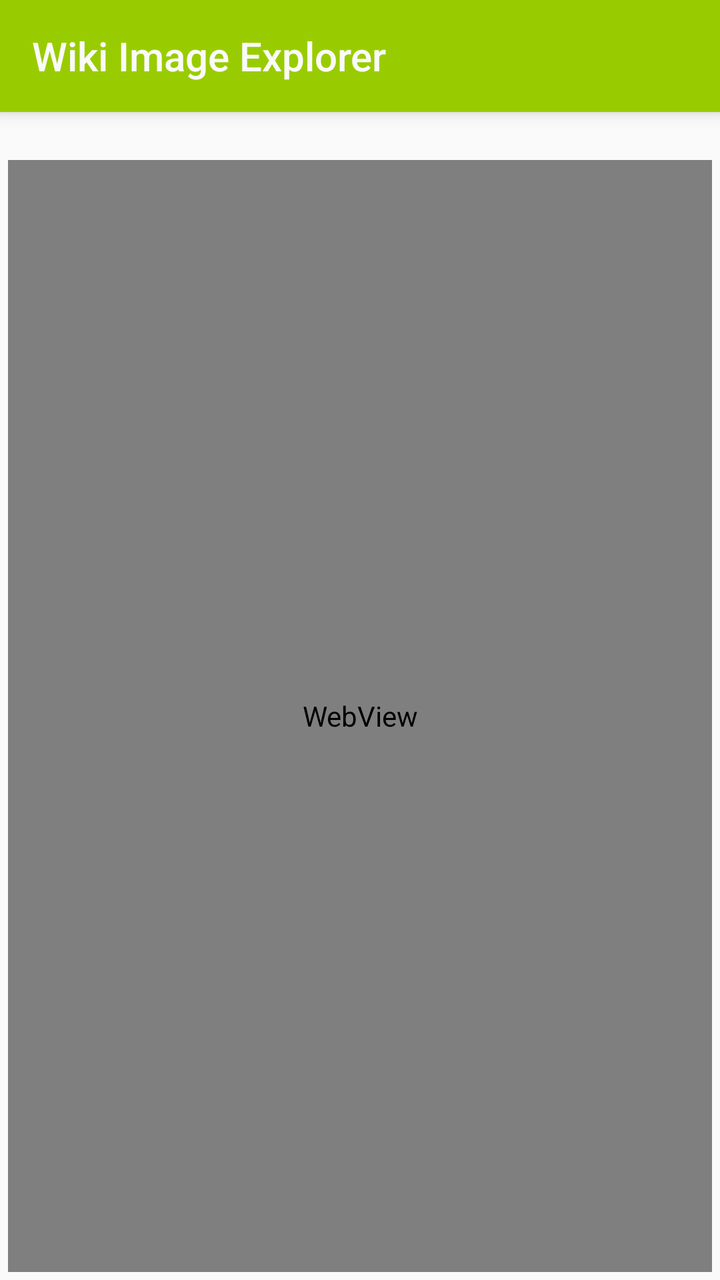
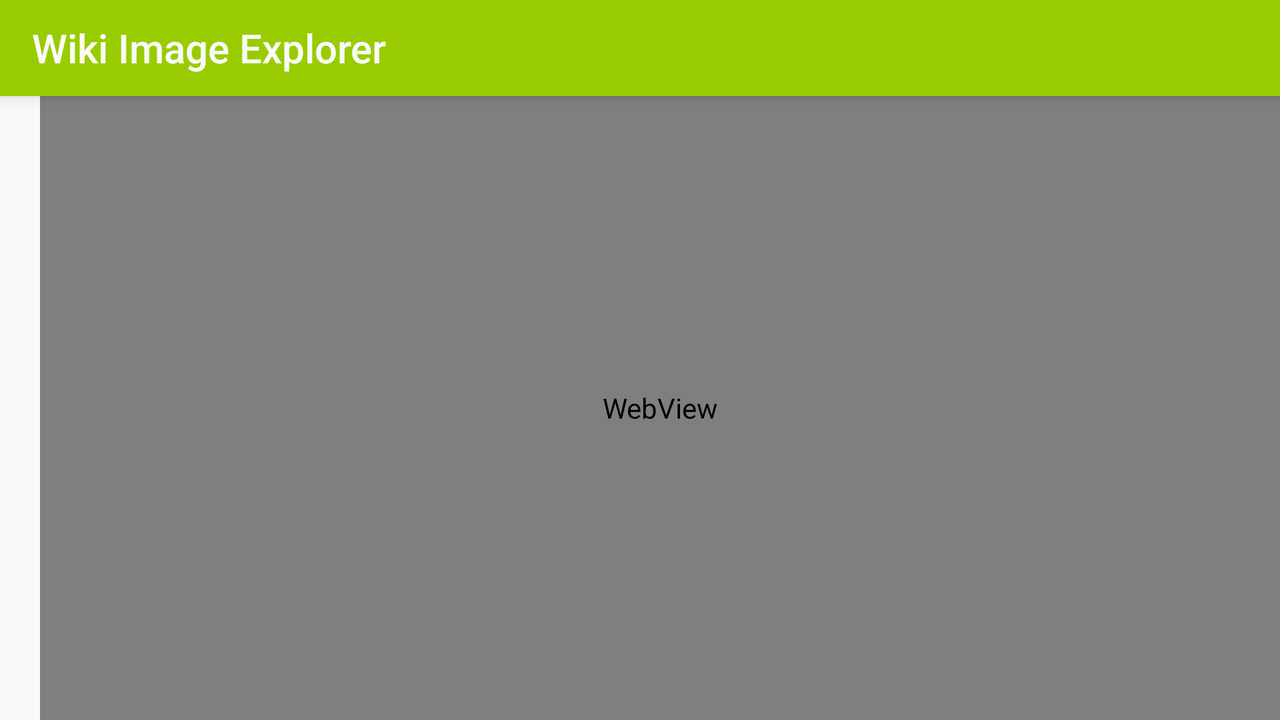

Compare how this app lays out the same screen by default and in its alternative resource folder. The renders come first, then the two layout files and the values they reference.
<!-- AndroidManifest.xml: application theme AppTheme -->
<!-- res/layout/activity_webview.xml -->
<LinearLayout xmlns:android="http://schemas.android.com/apk/res/android"
              xmlns:tools="http://schemas.android.com/tools"
              android:layout_width="match_parent"
              android:layout_height="match_parent"
              android:orientation="vertical"
              tools:context="com.kc.WikiImageExplorer.activity.WebviewActivity">

    <android.support.v7.widget.Toolbar
        android:id="@+id/toolbar"
        style="@style/MaterialAnimations.TextAppearance.Title"
        android:layout_width="match_parent"
        android:layout_height="?android:attr/actionBarSize"
        android:background="@android:color/holo_green_light"
        android:elevation="@dimen/dm_5">

        <TextView
            android:id="@+id/page_title"
            style="@style/MaterialAnimations.TextAppearance.Title"
            android:layout_width="wrap_content"
            android:layout_height="wrap_content"
            android:text="@string/app_name"/>
    </android.support.v7.widget.Toolbar>

    <ImageView
        android:id="@+id/page_thumbnail"
        android:layout_width="match_parent"
        android:layout_height="@dimen/dm_100"
        android:layout_gravity="center"
        android:layout_margin="@dimen/dm_10"
        android:transitionName="cardImage"/>

    <LinearLayout
        android:id="@+id/loading_layout"
        android:layout_width="match_parent"
        android:layout_height="wrap_content"
        android:layout_gravity="center"
        android:layout_margin="4dp"
        android:orientation="vertical"
        android:paddingBottom="@dimen/activity_vertical_margin"
        android:paddingLeft="@dimen/activity_horizontal_margin"
        android:paddingRight="@dimen/activity_horizontal_margin"
        android:paddingTop="@dimen/activity_vertical_margin"
        android:visibility="gone">

        <TextView
            android:id="@+id/loading_text_view"
            android:layout_width="wrap_content"
            android:layout_height="@dimen/dm_30"
            android:layout_gravity="center"
            android:gravity="bottom"
            android:text="@string/loading_page"
            android:textSize="18sp"
            android:textStyle="bold"/>

        <ProgressBar
            android:id="@+id/progress_bar"
            style="?android:attr/progressBarStyleHorizontal"
            android:layout_width="match_parent"
            android:layout_height="@dimen/dm_30"
            android:animateLayoutChanges="true"
            android:max="100">
        </ProgressBar>
    </LinearLayout>

    <WebView
        android:id="@+id/wiki_webView"
        android:layout_width="match_parent"
        android:layout_height="fill_parent"
        android:layout_margin="4dp"
        android:paddingBottom="@dimen/activity_vertical_margin"
        android:paddingLeft="@dimen/activity_horizontal_margin"
        android:paddingRight="@dimen/activity_horizontal_margin"
        android:paddingTop="@dimen/activity_vertical_margin"/>
</LinearLayout>
<!-- resources referenced by this layout -->
<resources>
  <dimen name="activity_horizontal_margin">10dp</dimen>
  <dimen name="activity_vertical_margin">10dp</dimen>
  <dimen name="dm_10">10dp</dimen>
  <dimen name="dm_30">30dp</dimen>
  <dimen name="dm_5">5dp</dimen>
  <string name="app_name">Wiki Image Explorer</string>
  <string name="loading_page">Loading page in progress...</string>
  <!-- from res/values-v21/ -->
  <style name="MaterialAnimations.TextAppearance.Title" parent="android:TextAppearance.Material.Title">
          <item name="android:textColor">@color/background_material_light</item>
      </style>
  <!-- from res/values-v21/ -->
  <style name="AppTheme" parent="AppBaseTheme">
      </style>
  <!-- from res/values-v21/ -->
  <style name="AppBaseTheme" parent="Theme.AppCompat.Light.NoActionBar">
          
      </style>
</resources>
<!-- res/layout-land/activity_webview.xml (the repository's variant of the layout above) -->
<!-- drawn on the phone turned sideways -->
<LinearLayout xmlns:android="http://schemas.android.com/apk/res/android"
              xmlns:tools="http://schemas.android.com/tools"
              android:layout_width="match_parent"
              android:layout_height="match_parent"
              android:orientation="vertical"
              tools:context="com.kc.WikiImageExplorer.activity.WebviewActivity">

    <android.support.v7.widget.Toolbar
        android:id="@+id/toolbar"
        style="@style/MaterialAnimations.TextAppearance.Title"
        android:layout_width="match_parent"
        android:layout_height="?android:attr/actionBarSize"
        android:background="@android:color/holo_green_light"
        android:elevation="@dimen/dm_5">

        <TextView
            android:id="@+id/page_title"
            style="@style/MaterialAnimations.TextAppearance.Title"
            android:layout_width="wrap_content"
            android:layout_height="wrap_content"
            android:layout_gravity="center_vertical|start"
            android:text="@string/app_name"/>
    </android.support.v7.widget.Toolbar>

    <LinearLayout
        android:id="@+id/layout_landscape"
        android:layout_width="match_parent"
        android:layout_height="match_parent"
        android:orientation="horizontal">

        <ImageView
            android:id="@+id/page_thumbnail"
            android:layout_width="@dimen/dm_100"
            android:layout_height="@dimen/dm_100"
            android:layout_gravity="center"
            android:layout_margin="@dimen/dm_10"
            android:transitionName="cardImage"/>

        <LinearLayout
            android:id="@+id/loading_layout_outer"
            android:layout_width="match_parent"
            android:layout_height="match_parent"
            android:orientation="vertical">

            <LinearLayout
                android:id="@+id/loading_layout"
                android:layout_width="match_parent"
                android:layout_height="wrap_content"
                android:orientation="vertical"
                android:paddingBottom="@dimen/activity_vertical_margin"
                android:paddingLeft="@dimen/activity_horizontal_margin"
                android:paddingRight="@dimen/activity_horizontal_margin"
                android:paddingTop="@dimen/activity_vertical_margin"
                android:visibility="gone">

                <TextView
                    android:id="@+id/loading_text_view"
                    android:layout_width="wrap_content"
                    android:layout_height="@dimen/dm_30"
                    android:layout_gravity="center"
                    android:gravity="bottom"
                    android:text="@string/loading_page"
                    android:textSize="18sp"
                    android:textStyle="bold"/>

                <ProgressBar
                    android:id="@+id/progress_bar"
                    style="?android:attr/progressBarStyleHorizontal"
                    android:layout_width="match_parent"
                    android:layout_height="@dimen/dm_30"
                    android:animateLayoutChanges="true"
                    android:max="100">
                </ProgressBar>

            </LinearLayout>

            <WebView
                android:id="@+id/wiki_webView"
                android:layout_width="match_parent"
                android:layout_height="fill_parent"
                android:paddingBottom="@dimen/activity_vertical_margin"
                android:paddingLeft="@dimen/activity_horizontal_margin"
                android:paddingRight="@dimen/activity_horizontal_margin"
                android:paddingTop="@dimen/activity_vertical_margin"/>

        </LinearLayout>
    </LinearLayout>
</LinearLayout>
